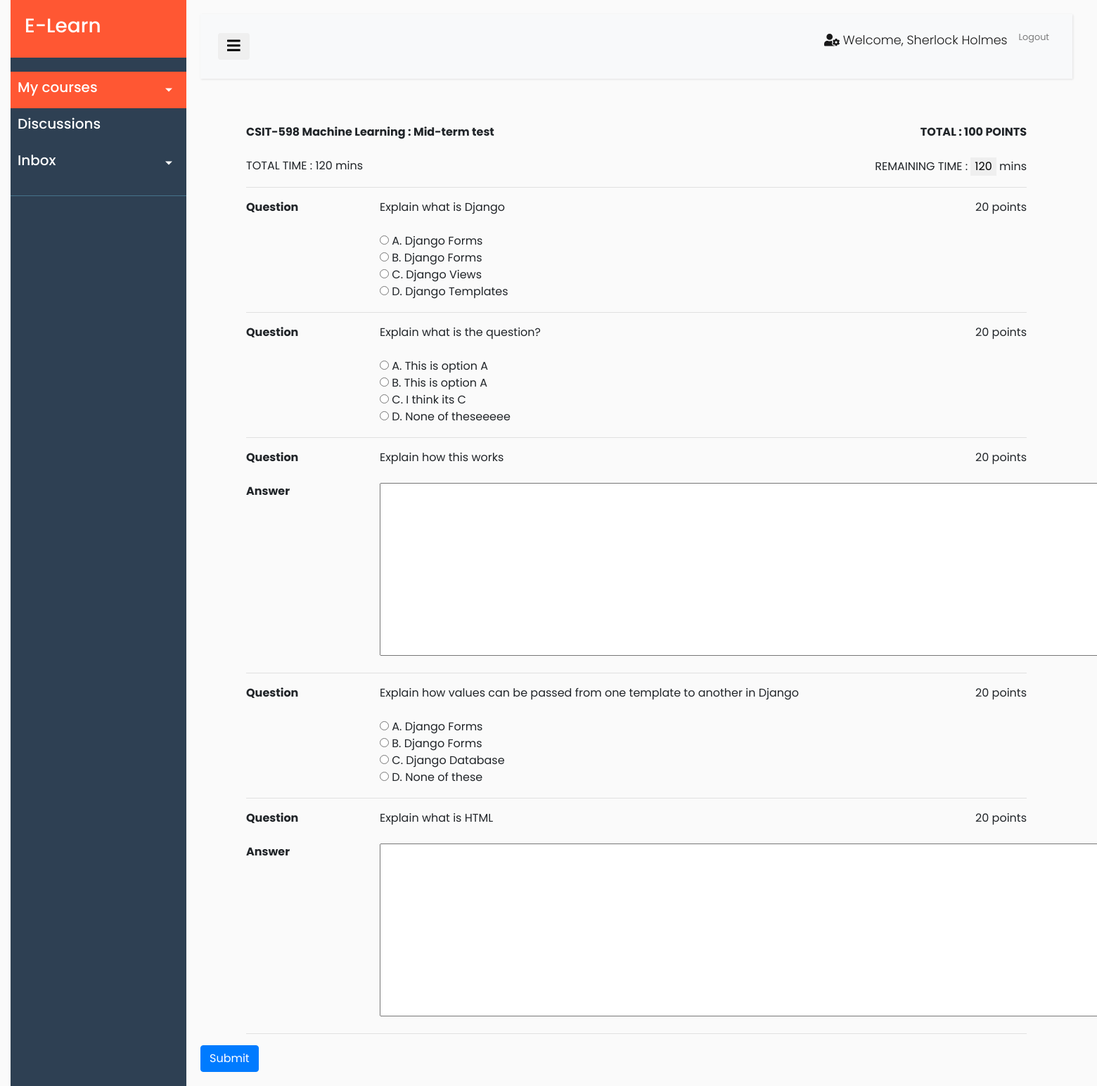
Page /takeassessment/33 (signed in) on the committed database.
### ELearn/models.py (models this page shows, shortened)
class Assessment(models.Model):
    assess_id = models.AutoField(primary_key=True)
    assess_name = models.CharField("Assessment Name", max_length=255, blank=False, null=False)
    assess_points = models.IntegerField("Assessment Points", blank=False, null=False, default=100)
    assess_time_limit = models.IntegerField("Time limit (mins.)", default=120, blank=False)
    course = models.ForeignKey(Course, on_delete=models.CASCADE)
    module = models.CharField("Module ID", max_length=255)
    is_published = models.BooleanField("Published", default=False)

class Course(models.Model):
    course_id = models.CharField("Course ID", max_length=255, blank=False, null=False, unique=True)
    course_name = models.CharField("Course Name", max_length=255, blank=False, null=False, unique=True)
    course_desc = models.TextField("Course Description", blank=True)
    instructor = models.ForeignKey(User, db_column="user", null=True, on_delete=models.SET_NULL)
    days = models.CharField("Day", max_length=255)
    timing = models.CharField("Timing", max_length=255)
    mode = models.CharField("Instruction Mode", max_length=255)

class Question(models.Model):
    question_id = models.AutoField(primary_key=True)
    question_text = models.CharField("Question", max_length=1000, blank=False, null=False)
    answer_text = models.CharField("Answer", blank=True, max_length=1000)
    question_type = models.CharField("Question Type", max_length=30,
        choices=[('FI','Fill-in'),('MCQ','Multiple Choice Question')]
    )
    question_points = models.IntegerField("Points", blank=False, default=0, null=False)
    option_a = models.CharField("Option A", max_length=450, blank=True)
    option_b = models.CharField("Option B", max_length=450, blank=True)
    option_c = models.CharField("Option C", max_length=450, blank=True)
    option_d = models.CharField("Option D", max_length=450, blank=True)
    assessment = models.ForeignKey(Assessment, on_delete=models.CASCADE)

### ELearn/views.py (the view, shortened to what this page needs)
# urls.py: path("takeassessment/<str:module_id>", views.take_assessment, name="takeassessment"),
def take_assessment(request, module_id):
	assessment = Assessment.objects.get(module=module_id)
	questions = Question.objects.filter(assessment=assessment.assess_id)
	return render(request, "ELearn/take_assessment.html", {"questions":questions, "assessment":assessment})

### ELearn/context_processors.py (called while the page is built)
def get_courses(request):
    course_list = []
    if request.user.is_authenticated:
        current_user = request.user
        course_list = Course.objects.filter(instructor=current_user)
    return{
        'CURRENT_USER_COURSES' : course_list,
    }

### ELearn/templates/ELearn/take_assessment.html (shortened to what this page needs)
{% extends "ELearn/layout.html" %}
{% block content %}
{% load static %}
<form method="post">
    <div class="container">
        <div class="row">
            <div class="col-6">
                <strong>{{ assessment.course.course_id }} {{ assessment.course.course_name }} : {{ assessment.assess_name }} </strong>
            </div>
            <div class="col-6 text-right">
                <strong>TOTAL : {{ assessment.assess_points }} POINTS </strong>
            </div>
        </div>
        <br/>
        <div class="row">
            <div class="col-6">
                TOTAL TIME : {{ assessment.assess_time_limit }} mins
            </div>
            <div class="col-6 text-right">
                REMAINING TIME : <input type="button" id="btnRemainingTime" value="{{ assessment.assess_time_limit }}" style="border: none;"/> mins
            </div>
        </div>
        <hr/>
        {% for question in questions %}
        <div class="row">
            <div class="col-2">
                <strong>Question  </strong>
            </div>
            <div class="col-8">
                {{ question.question_text }}
            </div>
            <div class="col-2 text-right">
                {{ question.question_points }} points
            </div>
        </div>
        <br/>
        {% if question.option_a != '' %}
        <div class="row">
            <div class="col-2">
            </div>
            <div class="col-10">
                <div class="row">
                    <div class="col">
                        <input type="radio" id="{{ question.question_id }}_A" name="options_{{ question.question_id }}" value="A"> A. {{ question.option_a }}</input>
                    </div>
                </div>
                <div class="row">
                    <div class="col">
                        <input type="radio" id="{{ question.question_id }}_B" name="options_{{ question.question_id }}" value="B"> B. {{ question.option_a }}</input>
                    </div>
                </div>
                <div class="row">
                    <div class="col">
                        <input type="radio" id="{{ question.question_id }}_C" name="options_{{ question.question_id }}" value="C"> C. {{ question.option_c }}</input>
                    </div>
                </div>
                <div class="row">
                    <div class="col">
                        <input type="radio" id="{{ question.question_id }}_D" name="options_{{ question.question_id }}" value="D"> D. {{ question.option_d }}</input>
                    </div>
                </div>
            </div>
        </div>
        {% else %}
        <div class="row">
            <div class="col-2">
                <strong>Answer  </strong>
            </div>
            <div class="col-10">
                <textarea name="Text1" cols="100" rows="10" name="{{ question.question_id }}_answer_FI" id="{{ question.question_id }}_answer_FI"></textarea>
            </div>
        </div>
        {% endif %}
        <div class="row">
            <div class="col">
            </div>
        </div>
        <hr/>
        {% endfor %}
    </div>
    <div class="row">
        <div class="col">
            <button type="submit" name='take_assess' class="btn btn-primary" value="{{ assessment.assess_id }}">Submit</button>
        </div>
    </div>
</form>
{% endblock %}

### ELearn/templates/ELearn/layout.html (shortened to what this page needs)
<!DOCTYPE html>
<html>
<head>
    {% load static %}
    <link rel="stylesheet" href="https://stackpath.bootstrapcdn.com/bootstrap/4.1.0/css/bootstrap.min.css">
    <link rel="stylesheet" type="text/css" href="{% static 'ELearn/ELearn_Styles.css' %}">
</head>
<body>
    {% if user.is_authenticated %}
    <div class="container-fluid">
        <div class="wrapper">
            <nav id="sidebar">
                <div class="sidebar-header">
                    <a href="{% url 'home' %}">
                        <h3>E-Learn</h3>
                    </a>
                </div>
                <ul class="list-unstyled components">
                    <li class="active">
                        <a href="#homeSubmenu" data-toggle="collapse" aria-expanded="false" class="dropdown-toggle" title="Courses">
                            <div id="sidebar-components">
                                <h5>My courses</h5>
                            </div>
                        </a>
                    </li>
                    <li>
                        <div id="sidebar-components">
                            <a href="#" title="Discussions">
                                <h5>Discussions</h5>
                            </a>
                        </div>
                    </li>
                    <li>
                        <div id="sidebar-components">
                            <a href="#pageSubmenu" data-toggle="collapse" aria-expanded="false" class="dropdown-toggle" title="Inbox">
                                <div id="sidebar-components">
                                    <h5>Inbox</h5>
                                </div>
                            </a>
                        </div>
                    </li>
                </ul>
            </nav>
            <div id="content">
                <nav class="navbar navbar-expand-lg navbar-light bg-light">
                    <div class="container-fluid">
                        <button type="button" id="sidebarCollapse" class="btn">
                            <i class="fas fa-bars fa-lg"></i>
                        </button>
                        <div class="collapse navbar-collapse" id="navbarSupportedContent">
                            <ul class="nav navbar-nav ml-auto">
                                <li class="nav-item active">
                                    <p class="nav-link"><i class='fas fa-user-cog user-icon'></i> Welcome, {{ user.first_name }} {{ user.last_name }}</p>
                                </li>
                                <li class="nav-item active">
                                    <small><a class="nav-link" href="{% url 'logout' %}">Logout</a></small>
                                </li>
                            </ul>
                        </div>
                    </div>
                </nav>
                <br/>
                {% block content %}
                {% endblock %}
            </div>
        </div>
    </div>
    {% else %}
        <meta http-equiv="refresh" content="0; URL='login'" />
    {% endif %}
</body>
</html>

### ELearn/static/ELearn/ELearn_Styles.css (style rules this page uses)
body { font-family: 'Poppins', sans-serif; background: #fafafa; }
p { font-family: 'Poppins', sans-serif; font-size: 1.1em; font-weight: 300; line-height: 1.7em; color: #999; }
a, a:hover, a:focus { color: inherit; text-decoration: none; transition: all 0.3s; }
.navbar { padding: 15px 10px; background: #fff; border: none; border-radius: 0; margin-bottom: 40px; box-shadow: 1px 1px 3px rgba(0, 0, 0, 0.1); }
.wrapper { display: flex; align-items: stretch; }
#sidebar { min-width: 250px; max-width: 250px; background: #2E4053; color: #fff; transition: all 0.3s; }
#sidebar ul li a { text-align: left; }
#sidebar .sidebar-header { padding: 20px; background: #FF5733; }
#sidebar ul.components { padding: 20px 0; border-bottom: 1px solid #47748b; }
#sidebar ul li a { padding: 10px; font-size: 1.1em; display: block; }
#sidebar ul li.active>a, a[aria-expanded="true"] { color: #fff; background: #FF5733; }
a[data-toggle="collapse"] { position: relative; }
.dropdown-toggle::after { display: block; position: absolute; top: 50%; right: 20px; transform: translateY(-50%); }
#content { width: 100%; padding: 20px; min-height: 100vh; transition: all 0.3s; }

### rows in the picture
Assessment: course.course_id "CSIT-598", course.course_name "Machine Learning", assess_name "Mid-term test", assess_points "100", assess_time_limit "120"
Question: question_text "Explain what is Django", question_points "20", option_a "Django Forms", option_c "Django Views", option_d "Django Templates"
Question: question_text "Explain what is the question?", question_points "20", option_a "This is option A", option_c "I think its C", option_d "None of theseeeee"
Question: question_text "Explain how this works", question_points "20"
Question: question_text "Explain how values can be passed from one template to another in Django", question_points "20", option_a "Django Forms", option_c "Django Database", option_d "None of these"
Question: question_text "Explain what is HTML", question_points "20"

### other values in the picture
{{ user.first_name }} "Sherlock"
{{ user.last_name }} "Holmes"
